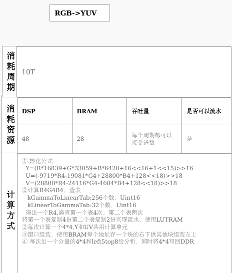
#> input picture hello/3.png, 232 x 273 px, found by its file name
$ python aaa.py
#> lines starting #> are read from the running program, lines starting #| are printed output that depends on the picture
import cv2
import numpy as np

if __name__ == "__main__":
    img_path = "/media/lmx/5C5409DB5409B932/work/flank/SnowLake/workspace/pycharm/HelloWorld/3.png"
    img = cv2.imread(img_path)
#> img is the input picture: shape (273, 232, 3); min 0, max 255, mean 246

    # #获取图片的宽和高
    width,height = img.shape[:2][::-1]
#> width = 232; height = 273

    # #将图片缩小便于显示观看
    img_resize = cv2.resize(img,
    (int(width*0.5),int(height*0.5)),interpolation=cv2.INTER_CUBIC)
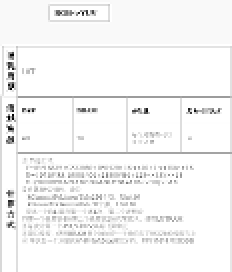
#> img_resize: shape (136, 116, 3) (shown 2 times larger); min 0, max 255, mean 244.9
    cv2.imshow("img",img_resize)
    print("img_reisze shape:{}".format(np.shape(img_resize)))
#| img_reisze shape:(136, 116, 3)

    #将图片转为灰度图
    img_gray = cv2.cvtColor(img_resize,cv2.COLOR_RGB2GRAY)
    cv2.imshow("img_gray",img_gray)
    print("img_gray shape:{}".format(np.shape(img_gray)))
#| img_gray shape:(136, 116)
    cv2.waitKey()
